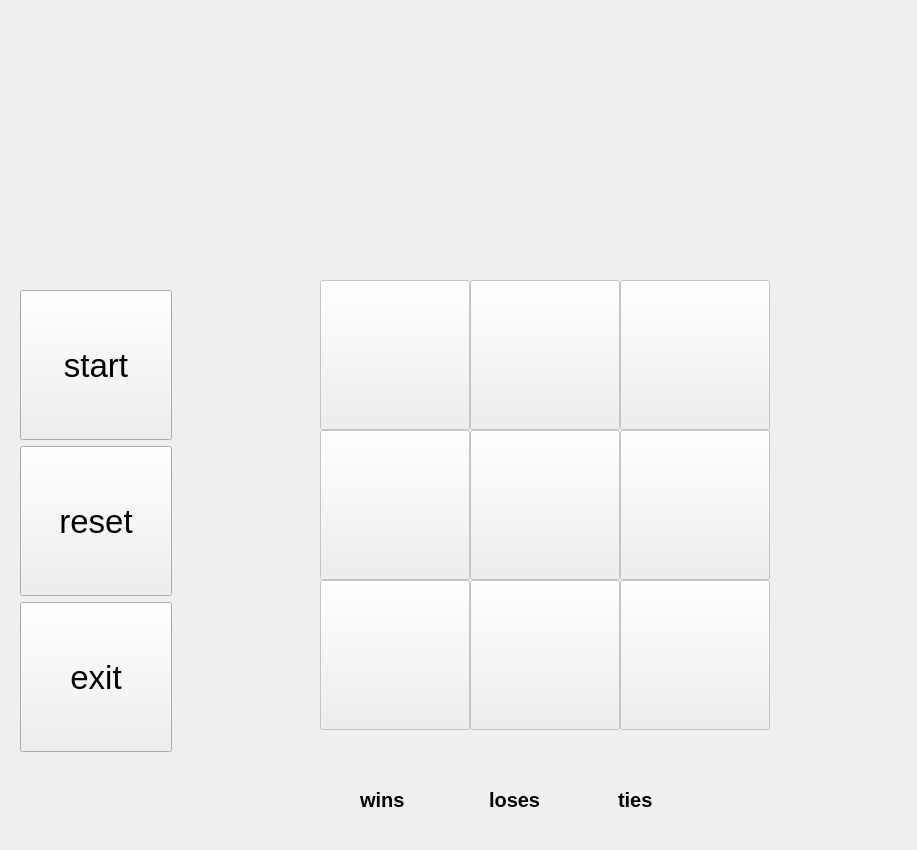
<?xml version="1.0" encoding="UTF-8"?>
<ui version="4.0">
 <class>MainWindow</class>
 <widget class="QMainWindow" name="MainWindow">
  <property name="geometry">
   <rect>
    <x>0</x>
    <y>0</y>
    <width>917</width>
    <height>850</height>
   </rect>
  </property>
  <property name="windowTitle">
   <string>Page 1</string>
  </property>
  <widget class="QWidget" name="centralwidget">
   <widget class="QWidget" name="gridLayoutWidget_2">
    <property name="geometry">
     <rect>
      <x>20</x>
      <y>290</y>
      <width>152</width>
      <height>464</height>
     </rect>
    </property>
    <layout class="QGridLayout" name="gridLayout_2">
     <item row="1" column="0">
      <widget class="QPushButton" name="btn_reset">
       <property name="minimumSize">
        <size>
         <width>150</width>
         <height>150</height>
        </size>
       </property>
       <property name="font">
        <font>
         <pointsize>25</pointsize>
        </font>
       </property>
       <property name="text">
        <string>reset</string>
       </property>
      </widget>
     </item>
     <item row="0" column="0">
      <widget class="QPushButton" name="btn_start">
       <property name="minimumSize">
        <size>
         <width>150</width>
         <height>150</height>
        </size>
       </property>
       <property name="font">
        <font>
         <pointsize>25</pointsize>
        </font>
       </property>
       <property name="text">
        <string>start</string>
       </property>
      </widget>
     </item>
     <item row="2" column="0">
      <widget class="QPushButton" name="btn_exit">
       <property name="minimumSize">
        <size>
         <width>150</width>
         <height>150</height>
        </size>
       </property>
       <property name="font">
        <font>
         <pointsize>25</pointsize>
        </font>
       </property>
       <property name="text">
        <string>exit</string>
       </property>
      </widget>
     </item>
    </layout>
   </widget>
   <widget class="QLabel" name="lbl_winlosstie">
    <property name="geometry">
     <rect>
      <x>160</x>
      <y>30</y>
      <width>701</width>
      <height>251</height>
     </rect>
    </property>
    <property name="font">
     <font>
      <pointsize>200</pointsize>
      <bold>true</bold>
     </font>
    </property>
    <property name="text">
     <string/>
    </property>
    <property name="alignment">
     <set>Qt::AlignCenter</set>
    </property>
   </widget>
   <widget class="QPushButton" name="btn_1">
    <property name="enabled">
     <bool>false</bool>
    </property>
    <property name="geometry">
     <rect>
      <x>320</x>
      <y>280</y>
      <width>150</width>
      <height>150</height>
     </rect>
    </property>
    <property name="minimumSize">
     <size>
      <width>150</width>
      <height>150</height>
     </size>
    </property>
    <property name="maximumSize">
     <size>
      <width>150</width>
      <height>150</height>
     </size>
    </property>
    <property name="font">
     <font>
      <pointsize>100</pointsize>
      <bold>true</bold>
     </font>
    </property>
    <property name="text">
     <string/>
    </property>
   </widget>
   <widget class="QPushButton" name="btn_2">
    <property name="enabled">
     <bool>false</bool>
    </property>
    <property name="geometry">
     <rect>
      <x>470</x>
      <y>280</y>
      <width>150</width>
      <height>150</height>
     </rect>
    </property>
    <property name="minimumSize">
     <size>
      <width>150</width>
      <height>150</height>
     </size>
    </property>
    <property name="maximumSize">
     <size>
      <width>150</width>
      <height>150</height>
     </size>
    </property>
    <property name="font">
     <font>
      <pointsize>100</pointsize>
      <bold>true</bold>
     </font>
    </property>
    <property name="text">
     <string/>
    </property>
   </widget>
   <widget class="QPushButton" name="btn_3">
    <property name="enabled">
     <bool>false</bool>
    </property>
    <property name="geometry">
     <rect>
      <x>620</x>
      <y>280</y>
      <width>150</width>
      <height>150</height>
     </rect>
    </property>
    <property name="minimumSize">
     <size>
      <width>150</width>
      <height>150</height>
     </size>
    </property>
    <property name="maximumSize">
     <size>
      <width>150</width>
      <height>150</height>
     </size>
    </property>
    <property name="font">
     <font>
      <pointsize>100</pointsize>
      <bold>true</bold>
     </font>
    </property>
    <property name="text">
     <string/>
    </property>
   </widget>
   <widget class="QPushButton" name="btn_4">
    <property name="enabled">
     <bool>false</bool>
    </property>
    <property name="geometry">
     <rect>
      <x>320</x>
      <y>430</y>
      <width>150</width>
      <height>150</height>
     </rect>
    </property>
    <property name="minimumSize">
     <size>
      <width>150</width>
      <height>150</height>
     </size>
    </property>
    <property name="maximumSize">
     <size>
      <width>150</width>
      <height>150</height>
     </size>
    </property>
    <property name="font">
     <font>
      <pointsize>100</pointsize>
      <bold>true</bold>
     </font>
    </property>
    <property name="text">
     <string/>
    </property>
   </widget>
   <widget class="QPushButton" name="btn_5">
    <property name="enabled">
     <bool>false</bool>
    </property>
    <property name="geometry">
     <rect>
      <x>470</x>
      <y>430</y>
      <width>150</width>
      <height>150</height>
     </rect>
    </property>
    <property name="minimumSize">
     <size>
      <width>150</width>
      <height>150</height>
     </size>
    </property>
    <property name="maximumSize">
     <size>
      <width>150</width>
      <height>150</height>
     </size>
    </property>
    <property name="font">
     <font>
      <pointsize>100</pointsize>
      <bold>true</bold>
     </font>
    </property>
    <property name="text">
     <string/>
    </property>
   </widget>
   <widget class="QPushButton" name="btn_6">
    <property name="enabled">
     <bool>false</bool>
    </property>
    <property name="geometry">
     <rect>
      <x>620</x>
      <y>430</y>
      <width>150</width>
      <height>150</height>
     </rect>
    </property>
    <property name="minimumSize">
     <size>
      <width>150</width>
      <height>150</height>
     </size>
    </property>
    <property name="maximumSize">
     <size>
      <width>150</width>
      <height>150</height>
     </size>
    </property>
    <property name="font">
     <font>
      <pointsize>100</pointsize>
      <bold>true</bold>
     </font>
    </property>
    <property name="text">
     <string/>
    </property>
   </widget>
   <widget class="QPushButton" name="btn_7">
    <property name="enabled">
     <bool>false</bool>
    </property>
    <property name="geometry">
     <rect>
      <x>320</x>
      <y>580</y>
      <width>150</width>
      <height>150</height>
     </rect>
    </property>
    <property name="minimumSize">
     <size>
      <width>150</width>
      <height>150</height>
     </size>
    </property>
    <property name="maximumSize">
     <size>
      <width>150</width>
      <height>150</height>
     </size>
    </property>
    <property name="font">
     <font>
      <pointsize>100</pointsize>
      <bold>true</bold>
     </font>
    </property>
    <property name="text">
     <string/>
    </property>
   </widget>
   <widget class="QPushButton" name="btn_8">
    <property name="enabled">
     <bool>false</bool>
    </property>
    <property name="geometry">
     <rect>
      <x>470</x>
      <y>580</y>
      <width>150</width>
      <height>150</height>
     </rect>
    </property>
    <property name="minimumSize">
     <size>
      <width>150</width>
      <height>150</height>
     </size>
    </property>
    <property name="maximumSize">
     <size>
      <width>150</width>
      <height>150</height>
     </size>
    </property>
    <property name="font">
     <font>
      <pointsize>100</pointsize>
      <bold>true</bold>
     </font>
    </property>
    <property name="text">
     <string/>
    </property>
   </widget>
   <widget class="QPushButton" name="btn_9">
    <property name="enabled">
     <bool>false</bool>
    </property>
    <property name="geometry">
     <rect>
      <x>620</x>
      <y>580</y>
      <width>150</width>
      <height>150</height>
     </rect>
    </property>
    <property name="minimumSize">
     <size>
      <width>150</width>
      <height>150</height>
     </size>
    </property>
    <property name="maximumSize">
     <size>
      <width>150</width>
      <height>150</height>
     </size>
    </property>
    <property name="font">
     <font>
      <pointsize>100</pointsize>
      <bold>true</bold>
     </font>
    </property>
    <property name="text">
     <string/>
    </property>
   </widget>
   <widget class="QWidget" name="gridLayoutWidget">
    <property name="geometry">
     <rect>
      <x>360</x>
      <y>760</y>
      <width>381</width>
      <height>80</height>
     </rect>
    </property>
    <layout class="QGridLayout" name="gridLayout">
     <item row="0" column="1">
      <widget class="QLabel" name="lbl_lose">
       <property name="font">
        <font>
         <pointsize>15</pointsize>
         <bold>true</bold>
        </font>
       </property>
       <property name="text">
        <string>loses</string>
       </property>
      </widget>
     </item>
     <item row="0" column="0">
      <widget class="QLabel" name="lbl_win">
       <property name="font">
        <font>
         <pointsize>15</pointsize>
         <bold>true</bold>
        </font>
       </property>
       <property name="text">
        <string>wins</string>
       </property>
      </widget>
     </item>
     <item row="0" column="2">
      <widget class="QLabel" name="lbl_tie">
       <property name="font">
        <font>
         <pointsize>15</pointsize>
         <bold>true</bold>
        </font>
       </property>
       <property name="text">
        <string>ties</string>
       </property>
      </widget>
     </item>
    </layout>
   </widget>
  </widget>
 </widget>
 <resources/>
 <connections>
  <connection>
   <sender>btn_1</sender>
   <signal>clicked()</signal>
   <receiver>MainWindow</receiver>
   <slot>btn_meth4kids_a()</slot>
   <hints>
    <hint type="sourcelabel">
     <x>900</x>
     <y>377</y>
    </hint>
    <hint type="destinationlabel">
     <x>886</x>
     <y>166</y>
    </hint>
   </hints>
  </connection>
  <connection>
   <sender>btn_2</sender>
   <signal>clicked()</signal>
   <receiver>MainWindow</receiver>
   <slot>btn_meth4kids_a()</slot>
   <hints>
    <hint type="sourcelabel">
     <x>1012</x>
     <y>333</y>
    </hint>
    <hint type="destinationlabel">
     <x>1027</x>
     <y>201</y>
    </hint>
   </hints>
  </connection>
  <connection>
   <sender>btn_3</sender>
   <signal>clicked()</signal>
   <receiver>MainWindow</receiver>
   <slot>btn_meth4kids_a()</slot>
   <hints>
    <hint type="sourcelabel">
     <x>1181</x>
     <y>353</y>
    </hint>
    <hint type="destinationlabel">
     <x>1565</x>
     <y>248</y>
    </hint>
   </hints>
  </connection>
  <connection>
   <sender>btn_4</sender>
   <signal>clicked()</signal>
   <receiver>MainWindow</receiver>
   <slot>btn_meth4kids_a()</slot>
   <hints>
    <hint type="sourcelabel">
     <x>873</x>
     <y>496</y>
    </hint>
    <hint type="destinationlabel">
     <x>896</x>
     <y>798</y>
    </hint>
   </hints>
  </connection>
  <connection>
   <sender>btn_5</sender>
   <signal>clicked()</signal>
   <receiver>MainWindow</receiver>
   <slot>btn_meth4kids_a()</slot>
   <hints>
    <hint type="sourcelabel">
     <x>1028</x>
     <y>523</y>
    </hint>
    <hint type="destinationlabel">
     <x>1526</x>
     <y>570</y>
    </hint>
   </hints>
  </connection>
  <connection>
   <sender>btn_6</sender>
   <signal>clicked()</signal>
   <receiver>MainWindow</receiver>
   <slot>btn_meth4kids_a()</slot>
   <hints>
    <hint type="sourcelabel">
     <x>1185</x>
     <y>524</y>
    </hint>
    <hint type="destinationlabel">
     <x>429</x>
     <y>550</y>
    </hint>
   </hints>
  </connection>
  <connection>
   <sender>btn_7</sender>
   <signal>clicked()</signal>
   <receiver>MainWindow</receiver>
   <slot>btn_meth4kids_a()</slot>
   <hints>
    <hint type="sourcelabel">
     <x>920</x>
     <y>677</y>
    </hint>
    <hint type="destinationlabel">
     <x>404</x>
     <y>820</y>
    </hint>
   </hints>
  </connection>
  <connection>
   <sender>btn_8</sender>
   <signal>clicked()</signal>
   <receiver>MainWindow</receiver>
   <slot>btn_meth4kids_a()</slot>
   <hints>
    <hint type="sourcelabel">
     <x>1084</x>
     <y>700</y>
    </hint>
    <hint type="destinationlabel">
     <x>1136</x>
     <y>845</y>
    </hint>
   </hints>
  </connection>
  <connection>
   <sender>btn_9</sender>
   <signal>clicked()</signal>
   <receiver>MainWindow</receiver>
   <slot>btn_meth4kids_a()</slot>
   <hints>
    <hint type="sourcelabel">
     <x>1196</x>
     <y>655</y>
    </hint>
    <hint type="destinationlabel">
     <x>1405</x>
     <y>732</y>
    </hint>
   </hints>
  </connection>
  <connection>
   <sender>btn_reset</sender>
   <signal>clicked()</signal>
   <receiver>MainWindow</receiver>
   <slot>btn_reset_a()</slot>
   <hints>
    <hint type="sourcelabel">
     <x>641</x>
     <y>487</y>
    </hint>
    <hint type="destinationlabel">
     <x>419</x>
     <y>485</y>
    </hint>
   </hints>
  </connection>
  <connection>
   <sender>btn_start</sender>
   <signal>clicked()</signal>
   <receiver>MainWindow</receiver>
   <slot>btn_start_a()</slot>
   <hints>
    <hint type="sourcelabel">
     <x>608</x>
     <y>363</y>
    </hint>
    <hint type="destinationlabel">
     <x>405</x>
     <y>290</y>
    </hint>
   </hints>
  </connection>
  <connection>
   <sender>btn_exit</sender>
   <signal>clicked()</signal>
   <receiver>MainWindow</receiver>
   <slot>btn_exit_a()</slot>
   <hints>
    <hint type="sourcelabel">
     <x>609</x>
     <y>671</y>
    </hint>
    <hint type="destinationlabel">
     <x>456</x>
     <y>678</y>
    </hint>
   </hints>
  </connection>
 </connections>
 <slots>
  <slot>btn_meth4kids_a()</slot>
  <slot>btn_exit_a()</slot>
  <slot>btn_reset_a()</slot>
  <slot>btn_start_a()</slot>
 </slots>
</ui>
